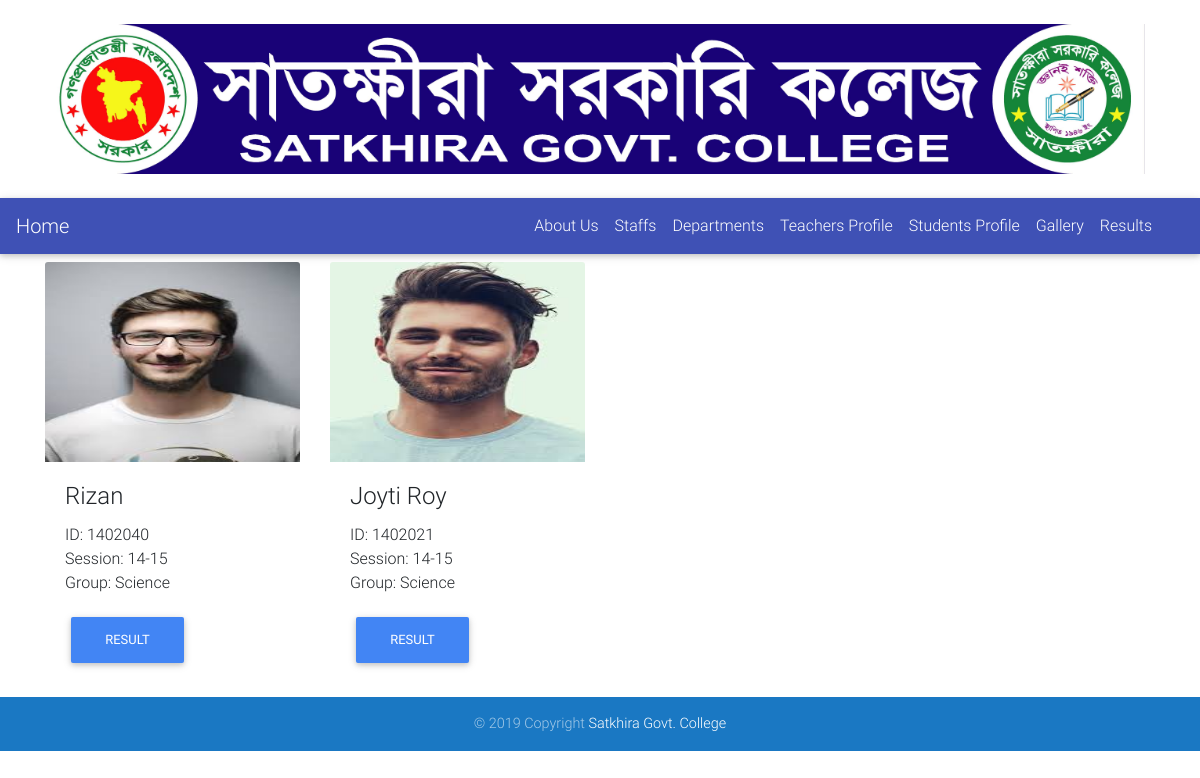
The page /student/ on the database its author committed.
### app_home/models.py (models this page shows, shortened)
class StudentModel(models.Model):
    name = models.CharField(max_length=100)
    father = models.CharField(max_length=100)
    mother = models.CharField(max_length=100)
    roll = models.CharField(max_length=15)
    session =  models.CharField(max_length=20)
    group = models.ForeignKey(GroupModel)
    phone = models.CharField(max_length=15)
    gender = models.ForeignKey(GenderModel)
    address = models.TextField()
    image = models.ImageField(upload_to='staff')

class GroupModel(models.Model):
    group = models.CharField(max_length=20)
    def __str__(self):
        return self.group

### app_home/views.py (the view)
# urls.py: url(r'^student/$', student, name='student'),
def student(request):
    students = StudentModel.objects.all()
    context = {
        'students': students
    }
    return render(request, 'student.html', context)

### app_home/models.py (called while the page is built)
    def __str__(self):
        return self.gender

### templates/student.html (shortened to what this page needs)
{% extends "common/base.html" %}
{% block header %}
{% include "common/header.html" %}
{% endblock %}
{% block body %}
<div class="container">
    <div class="row">
        {% for student in students %}
        <div class="col-md-3 my-2">
            <div class="view overlay">
                <img class="card-img-top" src="{{ student.image.url }}" alt="Card image cap" height="200px">
            </div>
            <div class="card-body">
                <h4 class="card-title">{{ student.name }}</h4>
                <p class="card-text">
                    ID: {{ student.roll }} <br>
                    Session: {{ student.session }} <br>
                    Group: {{ student.group }} <br>
                </p>
                <a href="{% url 'result' student.roll %}"><button class="btn btn-primary">Result</button></a>
            </div>
        </div>
        {% endfor %}
    </div>
</div>
{% endblock %}
{% block footer %}
{% include "common/footer.html" %}
{% endblock %}

### templates/common/base.html (shortened to what this page needs)
<!DOCTYPE html>
<html lang="en">
<head>
  <link rel="stylesheet" href="https://maxcdn.bootstrapcdn.com/font-awesome/4.7.0/css/font-awesome.min.css">
  <link href="/static/css/bootstrap.min.css" rel="stylesheet">
  <link href="/static/css/mdb.min.css" rel="stylesheet">
  <link href="/static/css/style.css" rel="stylesheet">
</head>
<body>
  {% block header %}{% endblock %}
  {% block body %}{% endblock %}
  {% block footer %}{% endblock %}
</body>
</html>

### templates/common/header.html (shortened to what this page needs)
<div class="container my-4">
    <img src="/static/logo.jpg" alt="" width="1100px">
</div>
<nav class="navbar navbar-expand-lg navbar-dark indigo">
    <a class="navbar-brand" href="{% url 'home' %}">Home</a>
    <div class="collapse navbar-collapse" id="basicExampleNav">
      <ul class="navbar-nav ml-auto mx-4">
        <li class="nav-item">
          <a class="nav-link" href="{% url 'about' %}">About Us</a>
        </li>
        <li class="nav-item">
          <a class="nav-link" href="{% url 'staff' %}">Staffs</a>
        </li>
        <li class="nav-item">
          <a class="nav-link" href="{% url 'department' %}">Departments</a>
        </li>
        <li class="nav-item">
                <a class="nav-link" href="{% url 'teacher' %}">Teachers Profile</a>
              </li>
              <li class="nav-item">
                    <a class="nav-link" href="{% url 'student' %}">Students Profile</a>
                  </li>
                  <li class="nav-item">
                        <a class="nav-link" href="{% url 'gallery' %}">Gallery</a>
                      </li>
                      <li class="nav-item">
                            <a class="nav-link" href="{% url 'submitresult' %}">Results</a>
                          </li>
      </ul>
    </div>
  </nav>

### templates/common/footer.html
<footer class="page-footer font-small blue">
        <div class="footer-copyright text-center py-3">© 2019 Copyright
          <a href="/">Satkhira Govt. College</a>
        </div>
      </footer>

### rows shown on the page
StudentModel: image (picture), name "Rizan", roll "1402040", session "14-15", group "Science"
StudentModel: image (picture), name "Joyti Roy", roll "1402021", session "14-15", group "Science"
